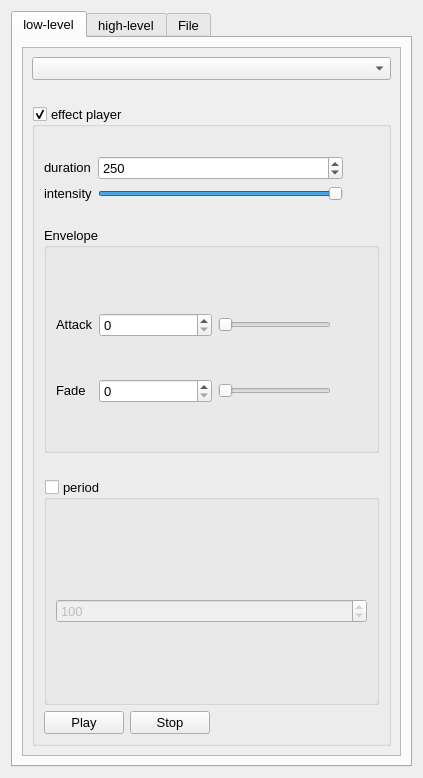
<?xml version="1.0" encoding="UTF-8"?>
<ui version="4.0">
 <class>HapticsPlayer</class>
 <widget class="QWidget" name="HapticsPlayer">
  <property name="geometry">
   <rect>
    <x>0</x>
    <y>0</y>
    <width>423</width>
    <height>778</height>
   </rect>
  </property>
  <property name="font">
   <font>
    <pointsize>10</pointsize>
   </font>
  </property>
  <property name="windowTitle">
   <string>HapticsPlayer</string>
  </property>
  <layout class="QVBoxLayout" name="verticalLayout">
   <item>
    <widget class="QTabWidget" name="tabWidget">
     <property name="tabPosition">
      <enum>QTabWidget::North</enum>
     </property>
     <property name="currentIndex">
      <number>0</number>
     </property>
     <property name="usesScrollButtons">
      <bool>true</bool>
     </property>
     <property name="documentMode">
      <bool>false</bool>
     </property>
     <widget class="QWidget" name="tab">
      <attribute name="title">
       <string>low-level</string>
      </attribute>
      <layout class="QGridLayout" name="gridLayout_2">
       <item row="0" column="0">
        <widget class="QScrollArea" name="scrollArea">
         <property name="widgetResizable">
          <bool>true</bool>
         </property>
         <widget class="QWidget" name="scrollAreaWidgetContents">
          <property name="geometry">
           <rect>
            <x>0</x>
            <y>0</y>
            <width>379</width>
            <height>695</height>
           </rect>
          </property>
          <layout class="QVBoxLayout" name="verticalLayout_6">
           <item>
            <widget class="QComboBox" name="actuators">
             <property name="sizePolicy">
              <sizepolicy hsizetype="Expanding" vsizetype="Fixed">
               <horstretch>0</horstretch>
               <verstretch>0</verstretch>
              </sizepolicy>
             </property>
             <property name="frame">
              <bool>true</bool>
             </property>
            </widget>
           </item>
           <item>
            <spacer name="verticalSpacer_3">
             <property name="orientation">
              <enum>Qt::Vertical</enum>
             </property>
             <property name="sizeType">
              <enum>QSizePolicy::Maximum</enum>
             </property>
             <property name="sizeHint" stdset="0">
              <size>
               <width>20</width>
               <height>20</height>
              </size>
             </property>
            </spacer>
           </item>
           <item>
            <widget class="QGroupBox" name="enabled">
             <property name="sizePolicy">
              <sizepolicy hsizetype="Expanding" vsizetype="Expanding">
               <horstretch>0</horstretch>
               <verstretch>0</verstretch>
              </sizepolicy>
             </property>
             <property name="title">
              <string>effect player</string>
             </property>
             <property name="flat">
              <bool>true</bool>
             </property>
             <property name="checkable">
              <bool>true</bool>
             </property>
             <layout class="QVBoxLayout" name="verticalLayout_5">
              <item>
               <spacer name="verticalSpacer_4">
                <property name="orientation">
                 <enum>Qt::Vertical</enum>
                </property>
                <property name="sizeType">
                 <enum>QSizePolicy::Preferred</enum>
                </property>
                <property name="sizeHint" stdset="0">
                 <size>
                  <width>20</width>
                  <height>20</height>
                 </size>
                </property>
               </spacer>
              </item>
              <item>
               <layout class="QGridLayout" name="gridLayout_3">
                <item row="0" column="0">
                 <widget class="QLabel" name="label_2">
                  <property name="sizePolicy">
                   <sizepolicy hsizetype="Preferred" vsizetype="Fixed">
                    <horstretch>0</horstretch>
                    <verstretch>0</verstretch>
                   </sizepolicy>
                  </property>
                  <property name="text">
                   <string>duration</string>
                  </property>
                 </widget>
                </item>
                <item row="0" column="1">
                 <widget class="QSpinBox" name="duration">
                  <property name="sizePolicy">
                   <sizepolicy hsizetype="Expanding" vsizetype="Fixed">
                    <horstretch>0</horstretch>
                    <verstretch>0</verstretch>
                   </sizepolicy>
                  </property>
                  <property name="minimum">
                   <number>-1</number>
                  </property>
                  <property name="maximum">
                   <number>100000000</number>
                  </property>
                  <property name="value">
                   <number>250</number>
                  </property>
                 </widget>
                </item>
                <item row="1" column="0">
                 <widget class="QLabel" name="label_3">
                  <property name="sizePolicy">
                   <sizepolicy hsizetype="Preferred" vsizetype="Fixed">
                    <horstretch>0</horstretch>
                    <verstretch>0</verstretch>
                   </sizepolicy>
                  </property>
                  <property name="text">
                   <string>intensity</string>
                  </property>
                 </widget>
                </item>
                <item row="1" column="1">
                 <widget class="QSlider" name="intensity">
                  <property name="maximum">
                   <number>1000</number>
                  </property>
                  <property name="value">
                   <number>1000</number>
                  </property>
                  <property name="orientation">
                   <enum>Qt::Horizontal</enum>
                  </property>
                 </widget>
                </item>
                <item row="1" column="2">
                 <widget class="QLabel" name="lblIntensity">
                  <property name="sizePolicy">
                   <sizepolicy hsizetype="Preferred" vsizetype="Fixed">
                    <horstretch>0</horstretch>
                    <verstretch>0</verstretch>
                   </sizepolicy>
                  </property>
                  <property name="minimumSize">
                   <size>
                    <width>30</width>
                    <height>0</height>
                   </size>
                  </property>
                  <property name="text">
                   <string/>
                  </property>
                 </widget>
                </item>
               </layout>
              </item>
              <item>
               <spacer name="verticalSpacer_2">
                <property name="orientation">
                 <enum>Qt::Vertical</enum>
                </property>
                <property name="sizeType">
                 <enum>QSizePolicy::Maximum</enum>
                </property>
                <property name="sizeHint" stdset="0">
                 <size>
                  <width>20</width>
                  <height>20</height>
                 </size>
                </property>
               </spacer>
              </item>
              <item>
               <widget class="QGroupBox" name="envelope">
                <property name="sizePolicy">
                 <sizepolicy hsizetype="Expanding" vsizetype="Expanding">
                  <horstretch>0</horstretch>
                  <verstretch>0</verstretch>
                 </sizepolicy>
                </property>
                <property name="title">
                 <string>Envelope</string>
                </property>
                <property name="flat">
                 <bool>true</bool>
                </property>
                <layout class="QGridLayout" name="gridLayout">
                 <item row="2" column="0">
                  <widget class="QLabel" name="label_4">
                   <property name="sizePolicy">
                    <sizepolicy hsizetype="Preferred" vsizetype="Fixed">
                     <horstretch>0</horstretch>
                     <verstretch>0</verstretch>
                    </sizepolicy>
                   </property>
                   <property name="text">
                    <string>Attack</string>
                   </property>
                  </widget>
                 </item>
                 <item row="2" column="1">
                  <widget class="QSpinBox" name="attackTime">
                   <property name="sizePolicy">
                    <sizepolicy hsizetype="Expanding" vsizetype="Fixed">
                     <horstretch>0</horstretch>
                     <verstretch>0</verstretch>
                    </sizepolicy>
                   </property>
                  </widget>
                 </item>
                 <item row="2" column="2">
                  <widget class="QSlider" name="attackIntensity">
                   <property name="maximum">
                    <number>1000</number>
                   </property>
                   <property name="orientation">
                    <enum>Qt::Horizontal</enum>
                   </property>
                  </widget>
                 </item>
                 <item row="4" column="0">
                  <widget class="QLabel" name="label_6">
                   <property name="sizePolicy">
                    <sizepolicy hsizetype="Preferred" vsizetype="Fixed">
                     <horstretch>0</horstretch>
                     <verstretch>0</verstretch>
                    </sizepolicy>
                   </property>
                   <property name="text">
                    <string>Fade</string>
                   </property>
                  </widget>
                 </item>
                 <item row="4" column="1">
                  <widget class="QSpinBox" name="fadeTime">
                   <property name="sizePolicy">
                    <sizepolicy hsizetype="Expanding" vsizetype="Fixed">
                     <horstretch>0</horstretch>
                     <verstretch>0</verstretch>
                    </sizepolicy>
                   </property>
                  </widget>
                 </item>
                 <item row="4" column="2">
                  <widget class="QSlider" name="fadeIntensity">
                   <property name="maximum">
                    <number>1000</number>
                   </property>
                   <property name="orientation">
                    <enum>Qt::Horizontal</enum>
                   </property>
                  </widget>
                 </item>
                 <item row="4" column="3">
                  <widget class="QLabel" name="lblFadeIntensity">
                   <property name="minimumSize">
                    <size>
                     <width>30</width>
                     <height>0</height>
                    </size>
                   </property>
                   <property name="text">
                    <string/>
                   </property>
                  </widget>
                 </item>
                 <item row="2" column="3">
                  <widget class="QLabel" name="lblAttackIntensity">
                   <property name="minimumSize">
                    <size>
                     <width>30</width>
                     <height>0</height>
                    </size>
                   </property>
                   <property name="text">
                    <string/>
                   </property>
                  </widget>
                 </item>
                 <item row="1" column="1">
                  <spacer name="verticalSpacer_5">
                   <property name="orientation">
                    <enum>Qt::Vertical</enum>
                   </property>
                   <property name="sizeType">
                    <enum>QSizePolicy::Maximum</enum>
                   </property>
                   <property name="sizeHint" stdset="0">
                    <size>
                     <width>20</width>
                     <height>20</height>
                    </size>
                   </property>
                  </spacer>
                 </item>
                </layout>
               </widget>
              </item>
              <item>
               <spacer name="verticalSpacer_6">
                <property name="orientation">
                 <enum>Qt::Vertical</enum>
                </property>
                <property name="sizeType">
                 <enum>QSizePolicy::Maximum</enum>
                </property>
                <property name="sizeHint" stdset="0">
                 <size>
                  <width>20</width>
                  <height>20</height>
                 </size>
                </property>
               </spacer>
              </item>
              <item>
               <widget class="QGroupBox" name="grpPeriod">
                <property name="sizePolicy">
                 <sizepolicy hsizetype="Expanding" vsizetype="Expanding">
                  <horstretch>0</horstretch>
                  <verstretch>0</verstretch>
                 </sizepolicy>
                </property>
                <property name="title">
                 <string>period</string>
                </property>
                <property name="flat">
                 <bool>true</bool>
                </property>
                <property name="checkable">
                 <bool>true</bool>
                </property>
                <property name="checked">
                 <bool>false</bool>
                </property>
                <layout class="QVBoxLayout" name="verticalLayout_3">
                 <item>
                  <spacer name="verticalSpacer_7">
                   <property name="orientation">
                    <enum>Qt::Vertical</enum>
                   </property>
                   <property name="sizeType">
                    <enum>QSizePolicy::Maximum</enum>
                   </property>
                   <property name="sizeHint" stdset="0">
                    <size>
                     <width>20</width>
                     <height>20</height>
                    </size>
                   </property>
                  </spacer>
                 </item>
                 <item>
                  <widget class="QSpinBox" name="period">
                   <property name="sizePolicy">
                    <sizepolicy hsizetype="Preferred" vsizetype="Fixed">
                     <horstretch>0</horstretch>
                     <verstretch>0</verstretch>
                    </sizepolicy>
                   </property>
                   <property name="minimum">
                    <number>1</number>
                   </property>
                   <property name="maximum">
                    <number>1000</number>
                   </property>
                   <property name="value">
                    <number>100</number>
                   </property>
                  </widget>
                 </item>
                </layout>
               </widget>
              </item>
              <item>
               <layout class="QHBoxLayout" name="horizontalLayout_3">
                <item>
                 <widget class="QPushButton" name="playPause">
                  <property name="sizePolicy">
                   <sizepolicy hsizetype="Preferred" vsizetype="Fixed">
                    <horstretch>0</horstretch>
                    <verstretch>0</verstretch>
                   </sizepolicy>
                  </property>
                  <property name="text">
                   <string>Play</string>
                  </property>
                 </widget>
                </item>
                <item>
                 <widget class="QPushButton" name="stop">
                  <property name="sizePolicy">
                   <sizepolicy hsizetype="Preferred" vsizetype="Fixed">
                    <horstretch>0</horstretch>
                    <verstretch>0</verstretch>
                   </sizepolicy>
                  </property>
                  <property name="text">
                   <string>Stop</string>
                  </property>
                 </widget>
                </item>
                <item>
                 <widget class="QLabel" name="effectState">
                  <property name="sizePolicy">
                   <sizepolicy hsizetype="Expanding" vsizetype="Fixed">
                    <horstretch>0</horstretch>
                    <verstretch>0</verstretch>
                   </sizepolicy>
                  </property>
                  <property name="text">
                   <string/>
                  </property>
                  <property name="alignment">
                   <set>Qt::AlignCenter</set>
                  </property>
                 </widget>
                </item>
               </layout>
              </item>
             </layout>
            </widget>
           </item>
          </layout>
         </widget>
        </widget>
       </item>
      </layout>
     </widget>
     <widget class="QWidget" name="tab_2">
      <attribute name="title">
       <string>high-level</string>
      </attribute>
      <layout class="QVBoxLayout" name="verticalLayout_2">
       <item>
        <widget class="QScrollArea" name="scrollArea_2">
         <property name="widgetResizable">
          <bool>true</bool>
         </property>
         <widget class="QWidget" name="scrollAreaWidgetContents_2">
          <property name="geometry">
           <rect>
            <x>0</x>
            <y>0</y>
            <width>379</width>
            <height>695</height>
           </rect>
          </property>
          <layout class="QHBoxLayout" name="horizontalLayout">
           <item>
            <layout class="QVBoxLayout" name="verticalLayout_8">
             <item>
              <widget class="QComboBox" name="instantEffect"/>
             </item>
             <item>
              <widget class="QPushButton" name="instantPlay">
               <property name="sizePolicy">
                <sizepolicy hsizetype="Fixed" vsizetype="Fixed">
                 <horstretch>0</horstretch>
                 <verstretch>0</verstretch>
                </sizepolicy>
               </property>
               <property name="text">
               <string>Play</string>
               </property>
              </widget>
             </item>
            </layout>
           </item>
          </layout>
         </widget>
        </widget>
       </item>
      </layout>
     </widget>
     <widget class="QWidget" name="tab_3">
      <attribute name="title">
       <string>File</string>
      </attribute>
      <layout class="QVBoxLayout" name="verticalLayout_4">
       <item>
        <widget class="QScrollArea" name="scrollArea_3">
         <property name="widgetResizable">
          <bool>true</bool>
         </property>
         <widget class="QWidget" name="scrollAreaWidgetContents_3">
          <property name="geometry">
           <rect>
            <x>0</x>
            <y>0</y>
            <width>379</width>
            <height>695</height>
           </rect>
          </property>
          <layout class="QVBoxLayout" name="verticalLayout_9">
           <item>
            <layout class="QVBoxLayout" name="verticalLayout_7">
             <item>
              <widget class="QLineEdit" name="filename">
               <property name="readOnly">
                <bool>true</bool>
               </property>
              </widget>
             </item>
             <item>
              <widget class="QPushButton" name="browse">
               <property name="text">
                <string>...</string>
               </property>
              </widget>
             </item>
             <item>
              <widget class="QLabel" name="fileStatus">
               <property name="text">
                <string/>
               </property>
              </widget>
             </item>
             <item>
              <spacer name="verticalSpacer">
               <property name="orientation">
                <enum>Qt::Vertical</enum>
               </property>
               <property name="sizeHint" stdset="0">
                <size>
                 <width>20</width>
                 <height>40</height>
                </size>
               </property>
              </spacer>
             </item>
             <item>
              <layout class="QHBoxLayout" name="horizontalLayout_6">
               <item>
                <widget class="QPushButton" name="filePlayPause">
                 <property name="enabled">
                  <bool>false</bool>
                 </property>
                 <property name="text">
                 <string>Play/pause</string>
                 </property>
                </widget>
               </item>
               <item>
                <widget class="QPushButton" name="fileStop">
                 <property name="enabled">
                  <bool>false</bool>
                 </property>
                 <property name="text">
                 <string>Stop</string>
                 </property>
                </widget>
               </item>
               <item>
                <widget class="QLabel" name="fileEffectState">
                 <property name="sizePolicy">
                  <sizepolicy hsizetype="MinimumExpanding" vsizetype="Preferred">
                   <horstretch>0</horstretch>
                   <verstretch>0</verstretch>
                  </sizepolicy>
                 </property>
                 <property name="text">
                  <string/>
                 </property>
                </widget>
               </item>
              </layout>
             </item>
            </layout>
           </item>
          </layout>
         </widget>
        </widget>
       </item>
      </layout>
     </widget>
    </widget>
   </item>
  </layout>
 </widget>
 <resources/>
 <connections/>
</ui>
